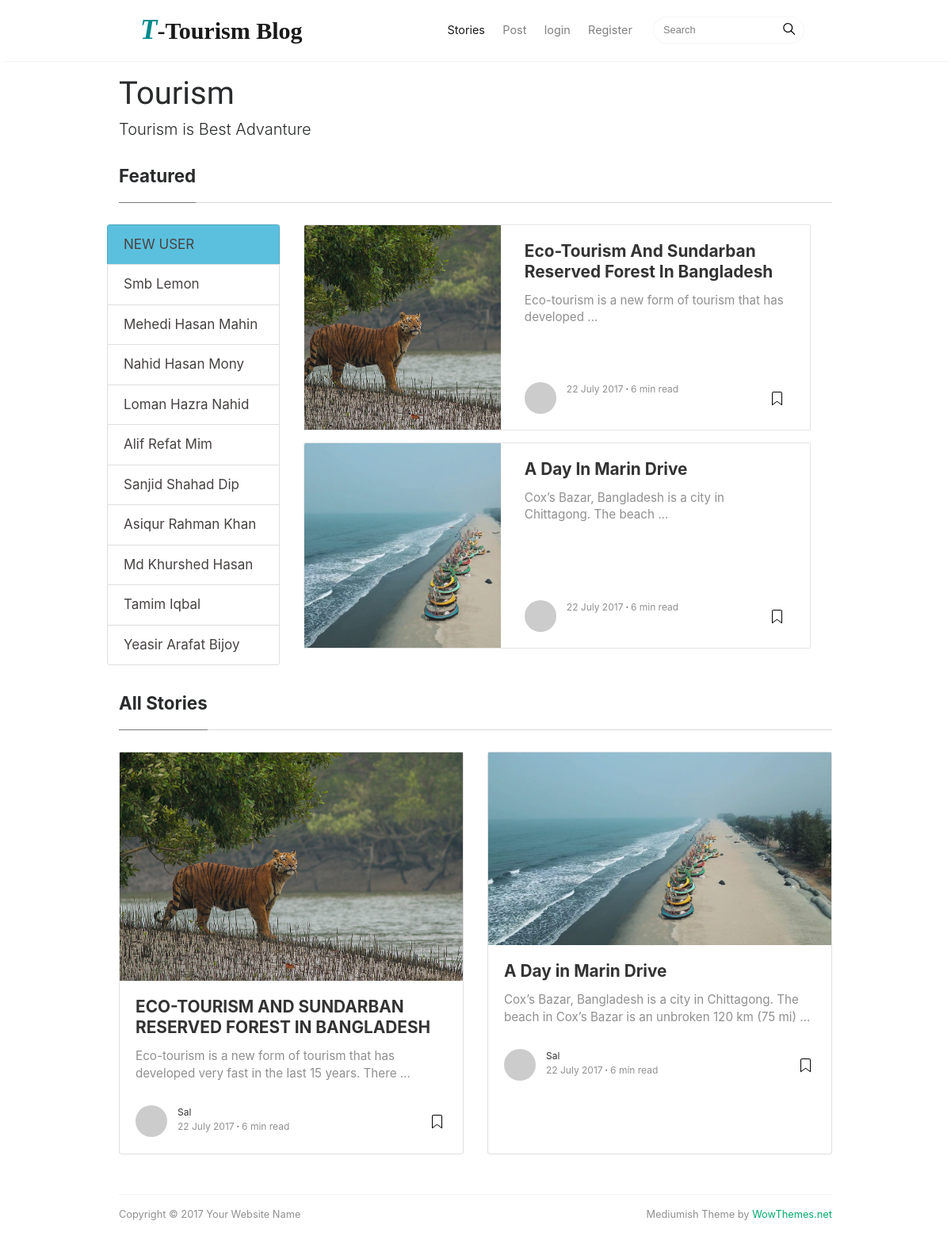
The app's page /, older data.
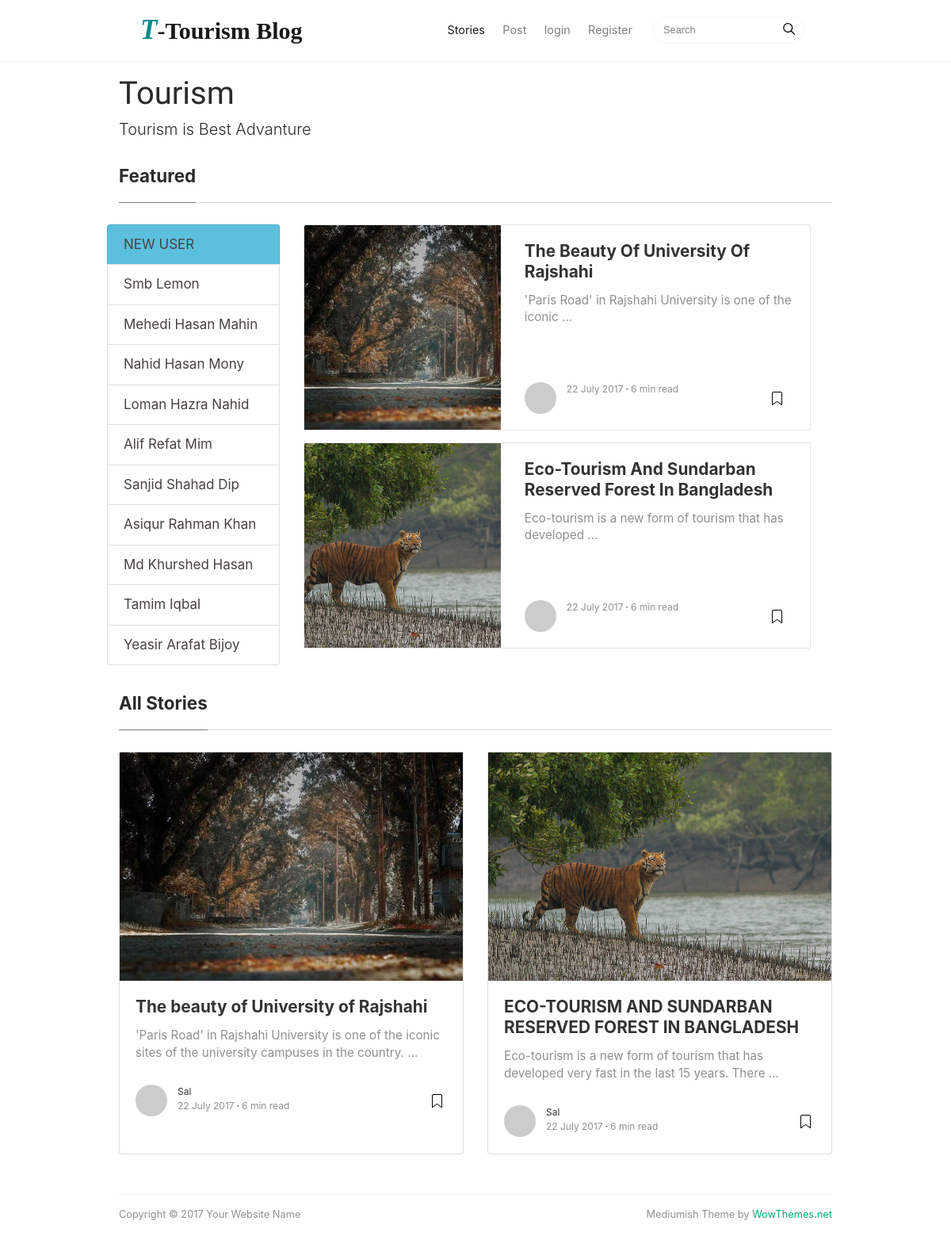
The same page, newer data.
### myapp/models.py (models this page shows, shortened)
class Tourism(models.Model):
    place = models.CharField(max_length=200,blank=True,null=True)
    title = models.CharField(max_length=400)
    image = models.ImageField(null = True,blank = True,upload_to='images/')
    details = RichTextUploadingField()

### myapp/views.py (the view)
# urls.py: path('',PostLIst.as_view(),name='home'),
class PostLIst(ListView):
    model = Tourism
    form_class = RapistForm
    template_name = 'myapp/index.html'
    ordering = ['-id']
    paginate_by = 2

### templates/myapp/index.html (shortened to what this page needs)
{% load static %}
<!DOCTYPE html>
<html lang="en">
<head>
<link href="{% static 'myapp/css/bootstrap.min.css' %}" rel="stylesheet">
<link href="https://maxcdn.bootstrapcdn.com/font-awesome/4.7.0/css/font-awesome.min.css" rel="stylesheet">
<link rel="stylesheet" href="{% static 'myapp/css/main.css' %}">
<link href="{% static 'myapp/css/mediumish.css' %}" rel="stylesheet">
</head>
<body>
<nav class="navbar navbar-toggleable-md navbar-light bg-white fixed-top mediumnavigation">
<div class="container w-75 mx-auto">
	<a class="navbar-brand" style="font-family: Georgia, 'Times New Roman', Times, serif;font-weight: bolder;font-size: 30px;" href="{% url 'home' %}">
	<span style="color:darkcyan;font-size: 35px;font-style: italic;" > T</span>-Tourism Blog
	</a>
	<div class="collapse navbar-collapse" id="navbarsExampleDefault">
		<ul class="navbar-nav ml-auto">
			<li class="nav-item active">
			<a class="nav-link" href="index.html">Stories <span class="sr-only">(current)</span></a>
			</li>
			<li class="nav-item">
			<a class="nav-link" href="post.html">Post</a>
			</li>
			{% if user.is_authenticated%}
			<li class="nav-item">
				<a class="nav-link" href="#">{{user.username}}</a>
				</li>
			<li class="nav-item">
				<a class="nav-link" href="{% url 'logout' %}">logout</a>
			</li>
			{% else %}
			<li class="nav-item">
				<a class="nav-link" href="{% url 'login' %}">login</a>
			</li>
			<li class="nav-item">
				<a class="nav-link" href="{% url 'register' %}">Register</a>
			</li>
			{% endif%}
		</ul>
		<form class="form-inline my-2 my-lg-0">
			<input class="form-control mr-sm-2" type="text" placeholder="Search">
			<span class="search-icon"><svg class="svgIcon-use" width="25" height="25" viewbox="0 0 25 25"><path d="M20.067 18.933l-4.157-4.157a6 6 0 1 0-.884.884l4.157 4.157a.624.624 0 1 0 .884-.884zM6.5 11c0-2.62 2.13-4.75 4.75-4.75S16 8.38 16 11s-2.13 4.75-4.75 4.75S6.5 13.62 6.5 11z"></path></svg></span>
		</form>
	</div>
</div>
</nav>
<div class="w-75 mx-auto">
	<div class="mainheading">
		<h1 class="sitetitle">Tourism</h1>
		<p class="lead">
			Tourism is Best Advanture
		</p>
	</div>
	<section class="featured-posts">
	<div class="section-title">
		<h2><span>Featured</span></h2>
	</div>
	<div class="row">
		<div class="col-md-3 list-group">
			<div>
				<ul class="list-unstyled">
					<li class="list-group-item bg-info"><a class="site-nav-name text-uppercase font-weight-bold" href="#">New user</a></li>
					<li class="list-group-item"><a class="site-nav-name" href="#">Smb Lemon</a></li>
					<li class="list-group-item"><a class="site-nav-name" href="#">Mehedi Hasan Mahin</a></li>
					<li class="list-group-item"><a class="site-nav-name" href="#"> Nahid Hasan Mony</a></li>
					<li class="list-group-item"><a class="site-nav-name" href="#">Loman Hazra Nahid</a></li>
					<li class="list-group-item"><a class="site-nav-name" href="#">Alif Refat Mim</a></li>
					<li class="list-group-item"><a class="site-nav-name" href="#">Sanjid Shahad Dip</a></li>
					<li class="list-group-item"><a class="site-nav-name" href="#"> Asiqur Rahman Khan</a></li>
					<li class="list-group-item"><a class="site-nav-name" href="#">Md Khurshed Hasan</a></li>
					<li class="list-group-item"><a class="site-nav-name" href="#"> Tamim Iqbal</a></li>
					<li class="list-group-item"><a class="site-nav-name" href="#">Yeasir Arafat Bijoy</a></li>
				</ul>
			</div>
		</div>
		<div class="col-md-8">
			<div class="card-columns listfeaturedtag">
		{% for post in object_list %}
				<div class="card shadow-lg bg-dark rounded" style="width: 40rem;">
					<div class="row">
						<div class="col-md-5 wrapthumbnail">
							<a href="post.html">
								<div class="thumbnail" style="background-image:url({{ post.image.url }});">
								</div>
							</a>
						</div>
						<div class="col-md-7">
							<div class="card-block">
								<h2 class="card-title"><a href="{% url 'rapist-detail' post.pk %}">{{post.title | title }}</a></h2>
								<h4 class="card-text">{{post.details|safe|truncatewords:10}}</h4>
								<div class="metafooter">
									<div class="wrapfooter">
										<span class="meta-footer-thumb">
										<a href="author.html"><img class="author-thumb" src="https://www.gravatar.com/avatar/e56154546cf4be74e393c62d1ae9f9d4?s=250&amp;d=mm&amp;r=x" alt="Sal"></a>
										</span>
										<span class="author-meta">
										<span class="post-date">22 July 2017</span><span class="dot"></span><span class="post-read">6 min read</span>
										</span>
										<span class="post-read-more"><a href="post.html" title="Read Story"></a></span>
									</div>
								</div>
							</div>
						</div>
					</div>
				</div>
				{% endfor %}
			</div>
		</div>
	</div>
	</section>
	<section class="recent-posts">
	<div class="section-title">
		<h2><span>All Stories</span></h2>
	</div>
	<div class="card-deck listrecent">
		{% for post in object_list %}
		<div class="card">
			<a href="post.html">
				<img class="img-fluid" src="{{post.image.url}}" alt="">
			</a>
			<div class="card-block">
				<h2 class="card-title"><a href="{% url 'rapist-detail' post.pk %}">{{ post.title }}</a></h2>
				<h4 class="card-text">{{ post.details   | truncatewords:18 | safe}}</h4>
				<div class="metafooter">
					<div class="wrapfooter">
						<span class="meta-footer-thumb">
						<a href="author.html"><img class="author-thumb" src="https://www.gravatar.com/avatar/e56154546cf4be74e393c62d1ae9f9d4?s=250&amp;d=mm&amp;r=x" alt="Sal"></a>
						</span>
						<span class="author-meta">
						<span class="post-name"><a href="author.html">Sal</a></span><br/>
						<span class="post-date">22 July 2017</span><span class="dot"></span><span class="post-read">6 min read</span>
						</span>
						<span class="post-read-more"><a href="post.html" title="Read Story"></a></span>
					</div>
				</div>
			</div>
		</div>
		{% endfor %}
	</div>
	</section>
	<div class="footer">
		<p class="pull-left">
			 Copyright &copy; 2017 Your Website Name
		</p>
		<p class="pull-right">
			 Mediumish Theme by <a target="_blank" href="https://www.wowthemes.net">WowThemes.net</a>
		</p>
		<div class="clearfix">
		</div>
	</div>
</div>
</body>
</html>

### static/myapp/css/main.css (style rules this page uses)
.site-nav-name { font-size: 17px; font-weight: normal; color: rgb(72, 66, 66); }

### static/myapp/css/mediumish.css (style rules this page uses)
body { padding-top:5rem; }
.mainheading { padding:1rem 0rem; }
a { color:#00ab6b; }
a,a:hover { transition:all 0.2s; }
.mediumnavigation { background:rgba(255,255,255,.97); box-shadow:0 2px 2px -2px rgba(0,0,0,.15); }
section { margin-bottom:20px; }
.section-title h2 { border-bottom:1px solid rgba(0,0,0,.15); margin-bottom:25px; font-weight:700; font-size:1.4rem; margin-bottom:27px; }
.section-title span { border-bottom:1px solid rgba(0,0,0,.44); display:inline-block; padding-bottom:20px; margin-bottom:-1px; }
@media (min-width:576px) { .card-columns.listfeaturedtag { -webkit-column-count:2; -moz-column-count:2; column-count:2; } }
@media (min-width:992px) { .navbar-toggleable-md .navbar-nav .nav-link { padding-right:.7rem; padding-left:.7rem; width: 100%; } }
.card-columns .card { margin-bottom:20px; }
.listfeaturedtag .wrapthumbnail { height:258px; flex:0 0 auto; }
.listfeaturedtag .card { border:1px solid rgba(0,0,0,.1); border-radius:2px; height:260px; padding-left:0; margin-bottom:15px; }
.listfeaturedtag .thumbnail { background-size:cover; height:100%; display:block; background-position:38% 22% !important; background-origin:border-box!important; border-top-left-radius:2px; }
.listfeaturedtag .card-block { padding-left:0; }
.listfeaturedtag h2.card-title,.listrecent h2.card-title { font-size:1.3rem; font-weight:700; line-height: 1.25; }
.listfeaturedtag h2.card-title a,.listrecent h2.card-title a { color:rgba(0,0,0,.8); }
.listfeaturedtag h4.card-text,.listrecent h4.card-text { color:rgba(0,0,0,.44); font-size:0.95rem; line-height:1.4; font-weight:400; }
.listfeaturedtag .wrapfooter { position:absolute; bottom:20px; font-size:12px; display:block; width:85%; }
.listrecent .wrapfooter { font-size:12px; margin-top:30px; }
.author-thumb { width:40px; height:40px; float:left; margin-right:13px; border-radius:100%; }
.author-meta { flex:1 1 auto; white-space:nowrap!important; text-overflow:ellipsis!important; overflow:hidden!important; }
span.post-name,span.post-date,span.author-meta { display:inline-block; }
span.post-date,span.post-read { color:rgba(0,0,0,.44); }
span.post-read-more { align-items:center; display:inline-block; float:right; margin-top:8px; }
span.post-read-more a { color:rgba(0,0,0,.44); }
span.post-name a,span.post-read-more a:hover { color:rgba(0,0,0,.8); }
.dot:after { content:"·"; margin-left:3px; margin-right:3px; }
.mediumnavigation .form-control { font-size:0.8rem; border-radius:30px; overflow:hidden; border:1px solid rgba(0,0,0,0.04); }
.mediumnavigation .form-inline { margin-left:15px; }
.mediumnavigation .navbar-brand { font-weight:500; }
.mediumnavigation .nav-item,.dropdown-menu { font-size:0.9rem; }
.mediumnavigation .search-icon { margin-left:-40px; display:inline-block; margin-top:3px; cursor:pointer; }
.mainheading h1.sitetitle { font-family:Righteous; }
.footer { border-top:1px solid rgba(0,0,0,.05)!important; padding-top:15px; padding-bottom:12px; font-size:0.8rem; color:rgba(0,0,0,.44); margin-top:50px; }
.card { border-radius:4px; }

Row changes from the older to the newer data that the page shows:
no longer on this page (row unchanged): Tourism: image (placeholder picture), title "A Day In Marin Drive", details "Cox’s Bazar, Bangladesh is a city in Chittagong. The beach …", title "A Day in Marin Drive", details "Cox’s Bazar, Bangladesh is a city in Chittagong. The beach in Cox’s Bazar is an unbroken 120 km (75 mi) …"
added Tourism: image (picture), title "The Beauty Of University Of Rajshahi", details "'Paris Road' in Rajshahi University is one of the iconic …", title "The beauty of University of Rajshahi", details "'Paris Road' in Rajshahi University is one of the iconic sites of the university campuses in the country. …"
